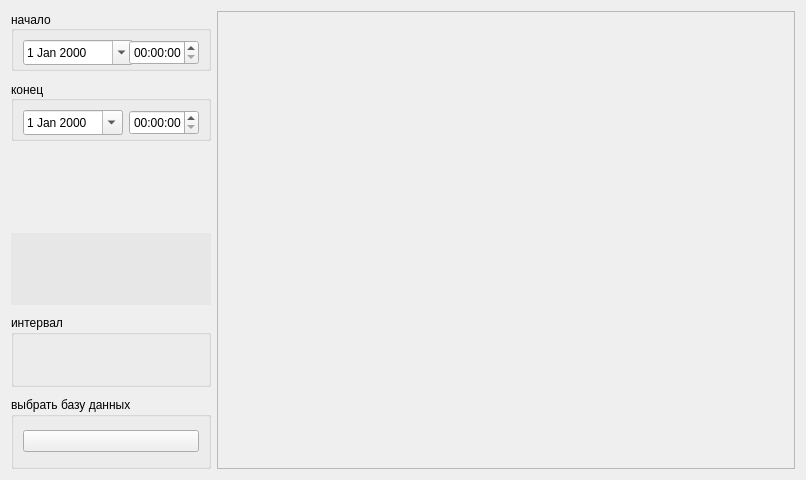
<?xml version="1.0" encoding="UTF-8"?>
<ui version="4.0">
 <class>Form</class>
 <widget class="QWidget" name="Form">
  <property name="geometry">
   <rect>
    <x>0</x>
    <y>0</y>
    <width>806</width>
    <height>480</height>
   </rect>
  </property>
  <property name="windowTitle">
   <string>Form</string>
  </property>
  <layout class="QHBoxLayout" name="horizontalLayout" stretch="1,30">
   <item>
    <layout class="QVBoxLayout" name="verticalLayout">
     <property name="spacing">
      <number>10</number>
     </property>
     <item>
      <widget class="QGroupBox" name="groupBox_5">
       <property name="minimumSize">
        <size>
         <width>100</width>
         <height>60</height>
        </size>
       </property>
       <property name="maximumSize">
        <size>
         <width>300</width>
         <height>60</height>
        </size>
       </property>
       <property name="layoutDirection">
        <enum>Qt::LeftToRight</enum>
       </property>
       <property name="styleSheet">
        <string notr="true">font: 12pt &quot;MS Shell Dlg 2&quot;;</string>
       </property>
       <property name="title">
        <string>начало</string>
       </property>
       <property name="alignment">
        <set>Qt::AlignLeading|Qt::AlignLeft|Qt::AlignVCenter</set>
       </property>
       <property name="flat">
        <bool>false</bool>
       </property>
       <layout class="QHBoxLayout" name="horizontalLayout_4">
        <item>
         <widget class="QDateEdit" name="dt_start_edit">
          <property name="minimumSize">
           <size>
            <width>110</width>
            <height>25</height>
           </size>
          </property>
          <property name="maximumSize">
           <size>
            <width>110</width>
            <height>16777215</height>
           </size>
          </property>
          <property name="minimumDate">
           <date>
            <year>1752</year>
            <month>9</month>
            <day>14</day>
           </date>
          </property>
          <property name="currentSection">
           <enum>QDateTimeEdit::DaySection</enum>
          </property>
          <property name="calendarPopup">
           <bool>true</bool>
          </property>
         </widget>
        </item>
        <item>
         <widget class="QTimeEdit" name="time_start_edit">
          <property name="sizePolicy">
           <sizepolicy hsizetype="Expanding" vsizetype="Minimum">
            <horstretch>0</horstretch>
            <verstretch>0</verstretch>
           </sizepolicy>
          </property>
          <property name="minimumSize">
           <size>
            <width>70</width>
            <height>25</height>
           </size>
          </property>
          <property name="maximumSize">
           <size>
            <width>70</width>
            <height>25</height>
           </size>
          </property>
         </widget>
        </item>
       </layout>
      </widget>
     </item>
     <item>
      <widget class="QGroupBox" name="groupBox_6">
       <property name="minimumSize">
        <size>
         <width>100</width>
         <height>60</height>
        </size>
       </property>
       <property name="maximumSize">
        <size>
         <width>300</width>
         <height>60</height>
        </size>
       </property>
       <property name="styleSheet">
        <string notr="true">font: 12pt &quot;MS Shell Dlg 2&quot;;</string>
       </property>
       <property name="title">
        <string>конец</string>
       </property>
       <property name="alignment">
        <set>Qt::AlignLeading|Qt::AlignLeft|Qt::AlignVCenter</set>
       </property>
       <layout class="QHBoxLayout" name="horizontalLayout_5">
        <item>
         <widget class="QDateEdit" name="dt_end_edit">
          <property name="minimumSize">
           <size>
            <width>100</width>
            <height>25</height>
           </size>
          </property>
          <property name="maximumSize">
           <size>
            <width>110</width>
            <height>16777215</height>
           </size>
          </property>
          <property name="calendarPopup">
           <bool>true</bool>
          </property>
         </widget>
        </item>
        <item>
         <widget class="QTimeEdit" name="time_end_edit">
          <property name="minimumSize">
           <size>
            <width>70</width>
            <height>25</height>
           </size>
          </property>
          <property name="maximumSize">
           <size>
            <width>70</width>
            <height>25</height>
           </size>
          </property>
         </widget>
        </item>
       </layout>
      </widget>
     </item>
     <item>
      <widget class="QWidget" name="clube_container" native="true">
       <property name="minimumSize">
        <size>
         <width>200</width>
         <height>0</height>
        </size>
       </property>
       <property name="maximumSize">
        <size>
         <width>220</width>
         <height>16777215</height>
        </size>
       </property>
       <layout class="QVBoxLayout" name="verticalLayout_3">
        <property name="spacing">
         <number>0</number>
        </property>
        <property name="leftMargin">
         <number>0</number>
        </property>
        <property name="topMargin">
         <number>0</number>
        </property>
        <property name="rightMargin">
         <number>0</number>
        </property>
        <property name="bottomMargin">
         <number>0</number>
        </property>
        <item>
         <layout class="QVBoxLayout" name="clube_layout">
          <property name="spacing">
           <number>0</number>
          </property>
         </layout>
        </item>
       </layout>
      </widget>
     </item>
     <item>
      <widget class="QWidget" name="clube_container_2" native="true">
       <property name="minimumSize">
        <size>
         <width>200</width>
         <height>0</height>
        </size>
       </property>
       <property name="maximumSize">
        <size>
         <width>220</width>
         <height>16777215</height>
        </size>
       </property>
       <property name="styleSheet">
        <string notr="true">background-color: rgb(231, 231, 231);</string>
       </property>
       <layout class="QVBoxLayout" name="verticalLayout_4">
        <property name="spacing">
         <number>0</number>
        </property>
        <property name="leftMargin">
         <number>0</number>
        </property>
        <property name="topMargin">
         <number>0</number>
        </property>
        <property name="rightMargin">
         <number>0</number>
        </property>
        <property name="bottomMargin">
         <number>0</number>
        </property>
        <item>
         <layout class="QVBoxLayout" name="graphic_type_layout">
          <property name="spacing">
           <number>0</number>
          </property>
         </layout>
        </item>
       </layout>
      </widget>
     </item>
     <item>
      <widget class="QGroupBox" name="groupBox_8">
       <property name="maximumSize">
        <size>
         <width>220</width>
         <height>16777215</height>
        </size>
       </property>
       <property name="styleSheet">
        <string notr="true">font: 12pt &quot;MS Shell Dlg 2&quot;;</string>
       </property>
       <property name="title">
        <string>интервал</string>
       </property>
       <layout class="QHBoxLayout" name="horizontalLayout_3">
        <item>
         <layout class="QVBoxLayout" name="diapason_box"/>
        </item>
       </layout>
      </widget>
     </item>
     <item>
      <widget class="QGroupBox" name="groupBox_2">
       <property name="styleSheet">
        <string notr="true">font: 12pt &quot;MS Shell Dlg 2&quot;;</string>
       </property>
       <property name="title">
        <string>выбрать базу данных</string>
       </property>
       <layout class="QHBoxLayout" name="horizontalLayout_7">
        <item>
         <widget class="QPushButton" name="shoose_db">
          <property name="styleSheet">
           <string notr="true">font: italic 10pt &quot;Consolas&quot;;</string>
          </property>
          <property name="text">
           <string/>
          </property>
         </widget>
        </item>
       </layout>
      </widget>
     </item>
    </layout>
   </item>
   <item>
    <widget class="QFrame" name="graphic_frame">
     <property name="frameShape">
      <enum>QFrame::StyledPanel</enum>
     </property>
     <property name="frameShadow">
      <enum>QFrame::Raised</enum>
     </property>
     <layout class="QVBoxLayout" name="verticalLayout_2">
      <property name="spacing">
       <number>0</number>
      </property>
      <property name="leftMargin">
       <number>0</number>
      </property>
      <property name="topMargin">
       <number>0</number>
      </property>
      <property name="rightMargin">
       <number>0</number>
      </property>
      <property name="bottomMargin">
       <number>0</number>
      </property>
      <item>
       <layout class="QGridLayout" name="graph_grid">
        <property name="spacing">
         <number>1</number>
        </property>
       </layout>
      </item>
     </layout>
    </widget>
   </item>
  </layout>
 </widget>
 <resources/>
 <connections/>
</ui>
